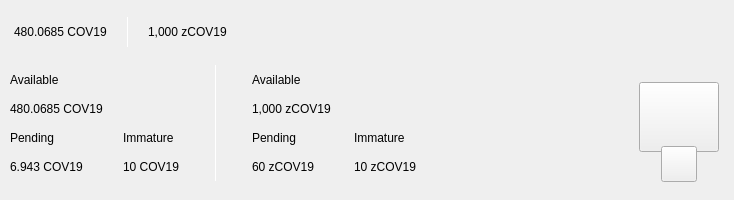
<?xml version="1.0" encoding="UTF-8"?>
<ui version="4.0">
 <class>TopBar</class>
 <widget class="QWidget" name="TopBar">
  <property name="geometry">
   <rect>
    <x>0</x>
    <y>0</y>
    <width>734</width>
    <height>200</height>
   </rect>
  </property>
  <property name="minimumSize">
   <size>
    <width>0</width>
    <height>200</height>
   </size>
  </property>
  <property name="maximumSize">
   <size>
    <width>16777215</width>
    <height>200</height>
   </size>
  </property>
  <property name="windowTitle">
   <string>Form</string>
  </property>
  <layout class="QVBoxLayout" name="verticalLayout_10" stretch="0">
   <property name="spacing">
    <number>0</number>
   </property>
   <property name="leftMargin">
    <number>0</number>
   </property>
   <property name="topMargin">
    <number>0</number>
   </property>
   <property name="rightMargin">
    <number>0</number>
   </property>
   <property name="bottomMargin">
    <number>0</number>
   </property>
   <item>
    <widget class="PFBorderImage" name="containerTop" native="true">
     <layout class="QVBoxLayout" name="verticalLayout_11">
      <property name="spacing">
       <number>0</number>
      </property>
      <property name="leftMargin">
       <number>0</number>
      </property>
      <property name="topMargin">
       <number>0</number>
      </property>
      <property name="rightMargin">
       <number>0</number>
      </property>
      <property name="bottomMargin">
       <number>0</number>
      </property>
      <item>
       <widget class="QWidget" name="top_container_2" native="true">
        <property name="minimumSize">
         <size>
          <width>0</width>
          <height>65</height>
         </size>
        </property>
        <layout class="QHBoxLayout" name="top_container">
         <property name="spacing">
          <number>0</number>
         </property>
         <property name="leftMargin">
          <number>14</number>
         </property>
         <property name="topMargin">
          <number>0</number>
         </property>
         <property name="rightMargin">
          <number>14</number>
         </property>
         <property name="bottomMargin">
          <number>0</number>
         </property>
         <item alignment="Qt::AlignVCenter">
          <widget class="QWidget" name="widgetTopAmount" native="true">
           <property name="sizePolicy">
            <sizepolicy hsizetype="Preferred" vsizetype="Maximum">
             <horstretch>0</horstretch>
             <verstretch>0</verstretch>
            </sizepolicy>
           </property>
           <layout class="QHBoxLayout" name="horizontalLayout_5">
            <property name="spacing">
             <number>0</number>
            </property>
            <property name="leftMargin">
             <number>0</number>
            </property>
            <property name="topMargin">
             <number>0</number>
            </property>
            <property name="rightMargin">
             <number>0</number>
            </property>
            <property name="bottomMargin">
             <number>0</number>
            </property>
            <item alignment="Qt::AlignTop">
             <widget class="QLabel" name="labelAmountTopCov19">
              <property name="minimumSize">
               <size>
                <width>0</width>
                <height>36</height>
               </size>
              </property>
              <property name="styleSheet">
               <string notr="true">padding:0px;margin:0px;</string>
              </property>
              <property name="text">
               <string>480.0685 COV19</string>
              </property>
             </widget>
            </item>
            <item>
             <spacer name="horizontalSpacer_11">
              <property name="orientation">
               <enum>Qt::Horizontal</enum>
              </property>
              <property name="sizeType">
               <enum>QSizePolicy::Fixed</enum>
              </property>
              <property name="sizeHint" stdset="0">
               <size>
                <width>20</width>
                <height>20</height>
               </size>
              </property>
             </spacer>
            </item>
            <item alignment="Qt::AlignVCenter">
             <widget class="QLabel" name="label_16">
              <property name="minimumSize">
               <size>
                <width>1</width>
                <height>30</height>
               </size>
              </property>
              <property name="maximumSize">
               <size>
                <width>1</width>
                <height>30</height>
               </size>
              </property>
              <property name="styleSheet">
               <string notr="true">background-color:white;
padding:0px;
border:none;</string>
              </property>
              <property name="text">
               <string/>
              </property>
             </widget>
            </item>
            <item>
             <spacer name="horizontalSpacer_12">
              <property name="orientation">
               <enum>Qt::Horizontal</enum>
              </property>
              <property name="sizeType">
               <enum>QSizePolicy::Fixed</enum>
              </property>
              <property name="sizeHint" stdset="0">
               <size>
                <width>20</width>
                <height>20</height>
               </size>
              </property>
             </spacer>
            </item>
            <item alignment="Qt::AlignTop">
             <widget class="QLabel" name="labelAmountTopzCov19">
              <property name="minimumSize">
               <size>
                <width>0</width>
                <height>36</height>
               </size>
              </property>
              <property name="text">
               <string>1,000 zCOV19</string>
              </property>
             </widget>
            </item>
           </layout>
          </widget>
         </item>
         <item>
          <spacer name="horizontalSpacer">
           <property name="orientation">
            <enum>Qt::Horizontal</enum>
           </property>
           <property name="sizeHint" stdset="0">
            <size>
             <width>40</width>
             <height>20</height>
            </size>
           </property>
          </spacer>
         </item>
         <item>
          <layout class="QHBoxLayout" name="horizontalLayout_4">
           <property name="spacing">
            <number>12</number>
           </property>
           <property name="rightMargin">
            <number>0</number>
           </property>
           <item alignment="Qt::AlignRight">
            <widget class="QWidget" name="layoutSync" native="true">
             <property name="minimumSize">
              <size>
               <width>0</width>
               <height>36</height>
              </size>
             </property>
             <property name="maximumSize">
              <size>
               <width>16777215</width>
               <height>36</height>
              </size>
             </property>
             <layout class="QVBoxLayout" name="verticalLayout_9">
              <property name="leftMargin">
               <number>0</number>
              </property>
              <property name="topMargin">
               <number>0</number>
              </property>
              <property name="rightMargin">
               <number>0</number>
              </property>
              <property name="bottomMargin">
               <number>0</number>
              </property>
              <item>
               <widget class="ExpandableButton" name="pushButtonSync" native="true">
                <property name="minimumSize">
                 <size>
                  <width>36</width>
                  <height>36</height>
                 </size>
                </property>
                <property name="maximumSize">
                 <size>
                  <width>16777215</width>
                  <height>36</height>
                 </size>
                </property>
               </widget>
              </item>
             </layout>
            </widget>
           </item>
           <item>
            <widget class="ExpandableButton" name="pushButtonMint" native="true">
             <property name="minimumSize">
              <size>
               <width>36</width>
               <height>36</height>
              </size>
             </property>
            </widget>
           </item>
           <item>
            <widget class="ExpandableButton" name="pushButtonStack" native="true">
             <property name="minimumSize">
              <size>
               <width>36</width>
               <height>36</height>
              </size>
             </property>
            </widget>
           </item>
           <item>
            <widget class="ExpandableButton" name="pushButtonColdStaking" native="true">
             <property name="minimumSize">
              <size>
               <width>36</width>
               <height>36</height>
              </size>
             </property>
            </widget>
           </item>
           <item>
            <widget class="ExpandableButton" name="pushButtonConnection" native="true">
             <property name="minimumSize">
              <size>
               <width>36</width>
               <height>36</height>
              </size>
             </property>
            </widget>
           </item>
           <item>
            <widget class="ExpandableButton" name="pushButtonLock" native="true">
             <property name="sizePolicy">
              <sizepolicy hsizetype="Expanding" vsizetype="Expanding">
               <horstretch>0</horstretch>
               <verstretch>0</verstretch>
              </sizepolicy>
             </property>
             <property name="minimumSize">
              <size>
               <width>36</width>
               <height>0</height>
              </size>
             </property>
            </widget>
           </item>
           <item>
            <widget class="ExpandableButton" name="pushButtonTheme" native="true">
             <property name="minimumSize">
              <size>
               <width>36</width>
               <height>36</height>
              </size>
             </property>
             <property name="maximumSize">
              <size>
               <width>16777215</width>
               <height>36</height>
              </size>
             </property>
            </widget>
           </item>
           <item>
            <widget class="ExpandableButton" name="pushButtonFAQ" native="true">
             <property name="minimumSize">
              <size>
               <width>36</width>
               <height>36</height>
              </size>
             </property>
            </widget>
           </item>
          </layout>
         </item>
        </layout>
       </widget>
      </item>
      <item>
       <widget class="QWidget" name="bottom_container" native="true">
        <property name="minimumSize">
         <size>
          <width>0</width>
          <height>135</height>
         </size>
        </property>
        <layout class="QHBoxLayout" name="botton_container">
         <property name="leftMargin">
          <number>10</number>
         </property>
         <property name="topMargin">
          <number>0</number>
         </property>
         <property name="rightMargin">
          <number>10</number>
         </property>
         <property name="bottomMargin">
          <number>10</number>
         </property>
         <item>
          <layout class="QHBoxLayout" name="horizontalLayout_3">
           <property name="bottomMargin">
            <number>9</number>
           </property>
           <item>
            <layout class="QVBoxLayout" name="verticalLayout_7">
             <property name="spacing">
              <number>0</number>
             </property>
             <property name="leftMargin">
              <number>0</number>
             </property>
             <property name="rightMargin">
              <number>30</number>
             </property>
             <item>
              <layout class="QVBoxLayout" name="verticalLayout_2">
               <item>
                <widget class="QLabel" name="labelTitle1">
                 <property name="text">
                  <string>Available</string>
                 </property>
                </widget>
               </item>
               <item>
                <widget class="QLabel" name="labelAmountCov19">
                 <property name="text">
                  <string>480.0685 COV19</string>
                 </property>
                </widget>
               </item>
              </layout>
             </item>
             <item>
              <layout class="QHBoxLayout" name="horizontalLayout_2">
               <property name="spacing">
                <number>0</number>
               </property>
               <item>
                <layout class="QVBoxLayout" name="verticalLayout_3">
                 <item>
                  <widget class="QLabel" name="labelTitle3">
                   <property name="text">
                    <string>Pending</string>
                   </property>
                  </widget>
                 </item>
                 <item>
                  <widget class="QLabel" name="labelPendingCov19">
                   <property name="text">
                    <string>6.943 COV19</string>
                   </property>
                  </widget>
                 </item>
                </layout>
               </item>
               <item>
                <spacer name="horizontalSpacer_3">
                 <property name="orientation">
                  <enum>Qt::Horizontal</enum>
                 </property>
                 <property name="sizeType">
                  <enum>QSizePolicy::Fixed</enum>
                 </property>
                 <property name="sizeHint" stdset="0">
                  <size>
                   <width>40</width>
                   <height>20</height>
                  </size>
                 </property>
                </spacer>
               </item>
               <item>
                <layout class="QVBoxLayout" name="verticalLayout_4">
                 <item>
                  <widget class="QLabel" name="labelTitle4">
                   <property name="text">
                    <string>Immature</string>
                   </property>
                  </widget>
                 </item>
                 <item>
                  <widget class="QLabel" name="labelImmatureCov19">
                   <property name="text">
                    <string>10 COV19</string>
                   </property>
                  </widget>
                 </item>
                </layout>
               </item>
              </layout>
             </item>
            </layout>
           </item>
           <item>
            <widget class="QLabel" name="label_9">
             <property name="minimumSize">
              <size>
               <width>1</width>
               <height>100</height>
              </size>
             </property>
             <property name="maximumSize">
              <size>
               <width>1</width>
               <height>16777215</height>
              </size>
             </property>
             <property name="styleSheet">
              <string notr="true">background-color:white;
padding:0px;
border:none;</string>
             </property>
             <property name="text">
              <string/>
             </property>
            </widget>
           </item>
           <item>
            <layout class="QVBoxLayout" name="verticalLayout_8">
             <property name="spacing">
              <number>0</number>
             </property>
             <property name="leftMargin">
              <number>30</number>
             </property>
             <item>
              <layout class="QVBoxLayout" name="verticalLayout">
               <item>
                <widget class="QLabel" name="labelTitle2">
                 <property name="text">
                  <string>Available</string>
                 </property>
                </widget>
               </item>
               <item>
                <widget class="QLabel" name="labelAmountzCov19">
                 <property name="text">
                  <string>1,000 zCOV19</string>
                 </property>
                </widget>
               </item>
              </layout>
             </item>
             <item>
              <layout class="QHBoxLayout" name="horizontalLayout">
               <property name="spacing">
                <number>0</number>
               </property>
               <item>
                <layout class="QVBoxLayout" name="verticalLayout_5">
                 <item>
                  <widget class="QLabel" name="labelTitle5">
                   <property name="text">
                    <string>Pending</string>
                   </property>
                  </widget>
                 </item>
                 <item>
                  <widget class="QLabel" name="labelPendingzCov19">
                   <property name="text">
                    <string>60 zCOV19</string>
                   </property>
                  </widget>
                 </item>
                </layout>
               </item>
               <item>
                <spacer name="horizontalSpacer_4">
                 <property name="orientation">
                  <enum>Qt::Horizontal</enum>
                 </property>
                 <property name="sizeType">
                  <enum>QSizePolicy::Fixed</enum>
                 </property>
                 <property name="sizeHint" stdset="0">
                  <size>
                   <width>40</width>
                   <height>20</height>
                  </size>
                 </property>
                </spacer>
               </item>
               <item>
                <layout class="QVBoxLayout" name="verticalLayout_6">
                 <item>
                  <widget class="QLabel" name="labelTitle6">
                   <property name="text">
                    <string>Immature</string>
                   </property>
                  </widget>
                 </item>
                 <item>
                  <widget class="QLabel" name="labelImmaturezCov19">
                   <property name="text">
                    <string>10 zCOV19</string>
                   </property>
                  </widget>
                 </item>
                </layout>
               </item>
              </layout>
             </item>
            </layout>
           </item>
          </layout>
         </item>
         <item>
          <spacer name="horizontalSpacer_2">
           <property name="orientation">
            <enum>Qt::Horizontal</enum>
           </property>
           <property name="sizeHint" stdset="0">
            <size>
             <width>40</width>
             <height>20</height>
            </size>
           </property>
          </spacer>
         </item>
         <item alignment="Qt::AlignHCenter|Qt::AlignVCenter">
          <widget class="QWidget" name="qrContainer" native="true">
           <property name="sizePolicy">
            <sizepolicy hsizetype="Preferred" vsizetype="Minimum">
             <horstretch>0</horstretch>
             <verstretch>0</verstretch>
            </sizepolicy>
           </property>
           <property name="minimumSize">
            <size>
             <width>90</width>
             <height>110</height>
            </size>
           </property>
           <property name="maximumSize">
            <size>
             <width>90</width>
             <height>110</height>
            </size>
           </property>
           <layout class="QVBoxLayout" name="containerQR">
            <property name="spacing">
             <number>0</number>
            </property>
            <property name="leftMargin">
             <number>5</number>
            </property>
            <property name="topMargin">
             <number>10</number>
            </property>
            <property name="rightMargin">
             <number>5</number>
            </property>
            <property name="bottomMargin">
             <number>0</number>
            </property>
            <item>
             <widget class="QPushButton" name="btnQr">
              <property name="minimumSize">
               <size>
                <width>70</width>
                <height>70</height>
               </size>
              </property>
              <property name="maximumSize">
               <size>
                <width>16777215</width>
                <height>70</height>
               </size>
              </property>
              <property name="focusPolicy">
               <enum>Qt::NoFocus</enum>
              </property>
              <property name="text">
               <string/>
              </property>
              <property name="iconSize">
               <size>
                <width>70</width>
                <height>70</height>
               </size>
              </property>
             </widget>
            </item>
            <item>
             <spacer name="verticalSpacer">
              <property name="orientation">
               <enum>Qt::Vertical</enum>
              </property>
              <property name="sizeType">
               <enum>QSizePolicy::Fixed</enum>
              </property>
              <property name="sizeHint" stdset="0">
               <size>
                <width>20</width>
                <height>20</height>
               </size>
              </property>
             </spacer>
            </item>
            <item alignment="Qt::AlignHCenter|Qt::AlignBottom">
             <widget class="QPushButton" name="pushButtonQR">
              <property name="minimumSize">
               <size>
                <width>36</width>
                <height>36</height>
               </size>
              </property>
              <property name="maximumSize">
               <size>
                <width>36</width>
                <height>36</height>
               </size>
              </property>
              <property name="focusPolicy">
               <enum>Qt::NoFocus</enum>
              </property>
              <property name="text">
               <string/>
              </property>
             </widget>
            </item>
           </layout>
          </widget>
         </item>
        </layout>
       </widget>
      </item>
     </layout>
    </widget>
   </item>
  </layout>
 </widget>
 <customwidgets>
  <customwidget>
   <class>ExpandableButton</class>
   <extends>QWidget</extends>
   <header>qt/covid19/expandablebutton.h</header>
   <container>1</container>
  </customwidget>
  <customwidget>
   <class>PFBorderImage</class>
   <extends>QFrame</extends>
   <header>qt/covid19/pfborderimage.h</header>
   <container>1</container>
  </customwidget>
 </customwidgets>
 <resources/>
 <connections/>
</ui>
